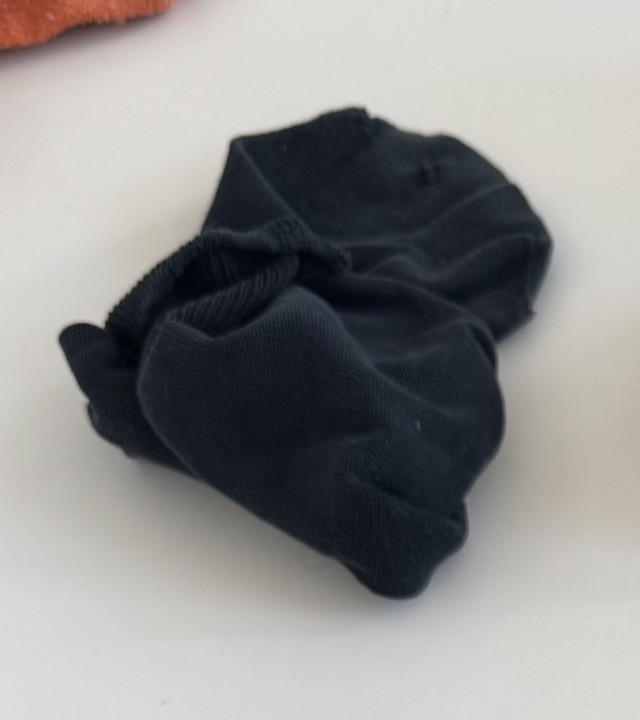
#> input picture colour_classifier/samples/closeup_teach/black.jpg, 640 x 720 px
$ python sock_classifier.py closeup-teach --image samples/closeup_teach/black.jpg
#> lines starting #> are read from the running program, lines starting #| are printed output that depends on the picture; after the words box and inside, x2 and y2 are one past the last pixel; in counts of white or black regions, pixels touching at a corner belong together
"""Sock colour classifier. Two modes:

CLOSE-UP (current plan): the arm moves to each known spot and the wrist camera
points straight at one sock. We read the middle of the frame and return one colour.

    from sock_classifier import ArmCamera, read_sock_colour
    cam = ArmCamera(0)                     # wrist webcam index (or IP-cam URL); open once
    colour = read_sock_colour(cam)         # arm at the spot -> "blue" / "empty" / "unknown"

  or, if LeRobot already owns the camera:
    colour = identify_sock(robot.get_observation()["wrist"])

  Setup (with the real wrist camera, at the real close-up pose):
    python sock_classifier.py closeup-teach --camera 1   # SPACE per sock, type its colour
    python sock_classifier.py closeup-run   --camera 1   # live check

SCAN (kept for later): the arm parks at a "scan" (null) pose where the wrist camera sees every sock
spot. Because the pose is repeatable, each spot is a fixed box in the image,
and we only need to say which colour sits in each box.

Robot integration (same Python process as the LeRobot code):

    from sock_classifier import identify_socks
    obs = robot.get_observation()          # arm parked at the scan pose
    socks = identify_socks(obs["wrist"])   # LeRobot frames are RGB (the default here)
    # -> {"spot1": "black", "spot2": "white", "spot3": "empty", "spot4": "unknown"}

Each value is a taught colour name, "empty" (if taught), or "unknown" (nothing
close enough, so don't act on it). Spots come back in a fixed order (spot1, spot2, ...).

Setup workflow (arm parked at the scan pose each time; pass the same
--width/--height as the robot's camera config):
  python sock_classifier.py capture --camera 1           # align camera, SPACE saves a picture
  python sock_classifier.py spots --image captures/latest.png   # draw a box per spot + bare table
  python sock_classifier.py teach --image captures/latest.png   # type the colour in each spot
  python sock_classifier.py run   --camera 1             # live {spot: colour}

--spots other.json uses a different set of spots (e.g. for a test photo).
`spots` / `teach` with --camera instead of --image open the same live preview
first. `teach` before `spots` exists (or with --free) lets you box each sock by
hand, so colours can be taught before the spots are decided.
"""

import argparse
import json
import sys
import time
from pathlib import Path

import cv2
import numpy as np

HERE = Path(__file__).parent
SPOTS_FILE = HERE / "spots.json"
COLOURS_FILE = HERE / "colours.json"
CLOSEUP_COLOURS_FILE = HERE / "colours_closeup.json"
# Used until `closeup-teach` has been run on this machine: taught from phone photos of our socks.
SAMPLE_CLOSEUP_COLOURS_FILE = HERE / "samples" / "colours_closeup_phone.json"
CAPTURE_DIR = HERE / "captures"

# Only the centre of each box is used, so small pose errors don't pull in the table.
SHRINK = 0.2
# A reading is "unknown" (not confident) when either:
#  - it's farther than MAX_DIST (Lab delta-E) from every taught colour, or
#  - the best match isn't clearly better than the runner-up: best distance must be
#    at most MAX_RATIO x the second-best (0.6 = runner-up at least ~1.7x farther).
MAX_DIST = 25.0
MAX_RATIO = 0.6
# Every frame is rescaled so the bare-table box reads this grey, cancelling
# exposure / white-balance drift (otherwise a dim white sock looks like the table).
TABLE_GREY = 180.0
# Close-up mode reads a centred box this fraction of the frame's width/height.
CENTRE = 0.5
# Cheap webcam handling: frames per reading (averaged + voted), seconds to let
# auto-exposure settle after opening (first frames are dark), and stale frames
# dropped before each reading (so we don't read what the camera saw mid-move).
N_FRAMES = 5
WARMUP_S = 1.5
FLUSH_FRAMES = 5
# Windows are shown at most this wide so they fit on a laptop screen.
DISPLAY_WIDTH = 1280

UNKNOWN, EMPTY = "unknown", "empty"
GREEN, ORANGE, YELLOW = (0, 220, 0), (0, 160, 255), (0, 255, 255)


# ── colour maths ────────────────────────────────────────────────────────────

# [22 lines left out: functions crop, table_scale, spot_lab, not called in this run]


def sock_spots(spots: dict) -> dict:
    return {k: v for k, v in spots.items() if not k.startswith("_")}


# [17 lines left out: function to_bgr_uint8, not called in this run]


def ranked(lab: np.ndarray, refs: dict[str, np.ndarray]) -> list[tuple[float, str]]:
    """[(distance, colour), ...] from closest to farthest taught colour."""
    return sorted((float(np.linalg.norm(r - lab, axis=1).min()), c) for c, r in refs.items())


# [19 lines left out: functions nearest, describe, not called in this run]


def centre_box(frac: float = CENTRE) -> list[float]:
    return [(1 - frac) / 2, (1 - frac) / 2, frac, frac]


# [4 lines left out: function load_json, not called in this run]


class SockClassifier:
    """Loads spots.json + colours.json once; classify() is then a few milliseconds per frame."""

    # [39 lines left out: functions __init__, reload, colour_names, _check_size, classify_detailed, not called in this run]

    def classify(self, image, rgb: bool = True) -> dict[str, str]:
        """Return {spot: colour} for every spot. `rgb=False` for raw OpenCV (BGR) frames."""
        return {k: v[0] for k, v in self.classify_detailed(image, rgb).items()}


_default: SockClassifier | None = None


# [11 lines left out: function identify_socks, not called in this run]


class CloseUpClassifier:
    """Close-up mode: the camera points straight at one sock; returns its colour.

    No lighting correction here (there's no bare table in view), so teach the
    colours with the same camera at the same pose the robot uses.
    """

    # [22 lines left out: functions __init__, reload, colour_names, not called in this run]

    def lab(self, image, rgb: bool = True) -> np.ndarray:
        return closeup_lab(to_bgr_uint8(image, rgb), self.box)

    # [16 lines left out: function classify_detailed, not called in this run]

    def classify(self, image, rgb: bool = True) -> str:
        """Colour of the sock in the middle of the frame(s). `rgb=False` for raw OpenCV (BGR) frames."""
        return self.classify_detailed(image, rgb)[0]

    def read(self, camera: "ArmCamera", n: int = N_FRAMES) -> tuple[str, float]:
        """Take a fresh multi-frame reading from the webcam: (colour, distance)."""
        return self.classify_detailed(camera.frames(n), rgb=False)


# [6 lines left out: function closeup_lab, not called in this run]


class ArmCamera:
    """The wrist webcam, read carefully because it's a cheap camera. Frames are BGR.

    source: camera index (0, 1, ...), a video stream URL, or a phone IP-webcam snapshot
    URL ending in .jpg (like ip_cam.py). Open it once and keep it open; opening takes
    WARMUP_S seconds while auto-exposure settles.
    """

    # [37 lines left out: functions __init__, read, frames, not called in this run]

    def close(self):
        if self.cap is not None:
            self.cap.release()

    def __enter__(self):
        return self

    def __exit__(self, *exc):
        self.close()


NO_SCALE = np.ones(3, dtype=np.float32)
_default_closeup: CloseUpClassifier | None = None


# [16 lines left out: functions _closeup, identify_sock, not called in this run]


def read_sock_colour(camera: ArmCamera, n: int = N_FRAMES) -> str:
    """Robot entry point when you own the webcam: fresh n-frame reading -> colour."""
    return _closeup().read(camera, n)[0]


# ── window helpers ──────────────────────────────────────────────────────────

def fit(frame: np.ndarray) -> np.ndarray:
    """Downscale for display so windows fit on screen (boxes are normalised, so this is safe)."""
    h, w = frame.shape[:2]
    if w <= DISPLAY_WIDTH:
        return frame.copy()
    return cv2.resize(frame, (DISPLAY_WIDTH, int(h * DISPLAY_WIDTH / w)), interpolation=cv2.INTER_AREA)


def close_windows():
    # On macOS windows only disappear once the event loop runs again.
    cv2.destroyAllWindows()
    for _ in range(5):
        cv2.waitKey(1)


def banner(img: np.ndarray, *lines: str) -> np.ndarray:
    """Draw instruction text on a dark strip at the bottom of the image."""
    h, w = img.shape[:2]
    strip = 34 * len(lines) + 12
    img[h - strip:] = (img[h - strip:] * 0.35).astype(img.dtype)
    for i, line in enumerate(lines):
        cv2.putText(img, line, (12, h - strip + 34 * (i + 1)), cv2.FONT_HERSHEY_SIMPLEX, 0.8, (255, 255, 255), 2)
    return img


def draw_centre(img: np.ndarray, frac: float, text: str | None = None) -> np.ndarray:
    """Draw the close-up reading box (and a label) on a display-sized image."""
    draw(img, {"sock": centre_box(frac)}, {"sock": (text, 0)} if text else None)
    return img


def draw(img: np.ndarray, spots: dict, labels=None, highlight=None) -> np.ndarray:
    """Draw spot boxes (and optional labels) on a display-sized image."""
    h, w = img.shape[:2]
    boxes = dict(sock_spots(spots))
    if "_table" in spots:
        boxes["table"] = spots["_table"]
    for name, (x, y, bw, bh) in boxes.items():
        colour = ORANGE if name == "table" else YELLOW if name == highlight else GREEN
        p0, p1 = (int(x * w), int(y * h)), (int((x + bw) * w), int((y + bh) * h))
        cv2.rectangle(img, p0, p1, colour, 4 if name == highlight else 2)
        text = name
        if labels and name in labels:
            label, dist = labels[name]
            text = label if name == "sock" else f"{name}: {label} ({dist:.0f})"
        cv2.putText(img, text, (p0[0] + 4, max(p0[1] - 8, 24)), cv2.FONT_HERSHEY_SIMPLEX, 0.8, colour, 2)
    return img


# [48 lines left out: functions open_camera, live_capture, not called in this run]


def get_frame(args, spots: dict | None = None) -> np.ndarray:
    if args.image:
        frame = cv2.imread(args.image)
        if frame is None:
            sys.exit(f"Could not read image {args.image}")
        return frame
    return live_capture(args, spots)


# [29 lines left out: function select_boxes, not called in this run]


def type_label(img: np.ndarray, prompt: str, window: str = "teach") -> str:
    """Type a label straight into the image window. ENTER saves, ESC skips."""
    text = ""
    while True:
        cv2.imshow(window, banner(img.copy(), f"{prompt} {text}_", "type colour, ENTER = save, ESC = skip"))
        key = cv2.waitKey(0) & 0xFF
        if key in (10, 13):
            return text.strip().lower()
        if key == 27:
            return ""
        if key in (8, 127):
            text = text[:-1]
        elif 32 <= key < 127:
            text += chr(key)


# ── commands ────────────────────────────────────────────────────────────────

def cmd_capture(args):
    live_capture(args, json.loads(SPOTS_FILE.read_text()) if SPOTS_FILE.exists() else None)


# [58 lines left out: functions cmd_spots, cmd_teach, cmd_run, not called in this run]


def cmd_closeup_teach(args):
    """Point the camera at a sock, SPACE, type its colour; repeat. Saves after every sock."""
    colours = json.loads(CLOSEUP_COLOURS_FILE.read_text()) if CLOSEUP_COLOURS_FILE.exists() else {}
#> (reads colour_classifier/colours_closeup.json from the repository)
    box = centre_box(args.centre)
    shots = CAPTURE_DIR / "closeup"
    shots.mkdir(parents=True, exist_ok=True)

    def teach(frames: list) -> None:
        label = type_label(draw_centre(fit(frames[0]), args.centre), "colour:", window="camera")
        if not label:
            return
        lab = np.median([closeup_lab(f, box) for f in frames], axis=0)
        colours.setdefault(label, []).append([round(float(v), 2) for v in lab])
        CLOSEUP_COLOURS_FILE.write_text(json.dumps(colours, indent=2))
        cv2.imwrite(str(shots / f"{label}_{time.strftime('%H%M%S')}.png"), frames[0])
        print(f"Saved '{label}' ({len(colours[label])} reading(s)). Known colours: {sorted(colours)}")

    if args.image:
        teach([get_frame(args)])
#> in get_frame, frame is the input picture: shape (720, 640, 3); mean B, G, R 142, 142.7, 143.1
#> in fit, `h, w = frame.shape[:2]`: h = 720; w = 640
#> in draw, `h, w = img.shape[:2]`: h = 720; w = 640
#> in draw, `boxes = dict(sock_spots(spots))`: boxes = {'sock': [0.25, 0.25, 0.5, 0.5]}
#> the loop in draw, `for name, (x, y, bw, bh) in boxes.items():` made 1 pass
#> (name, x, y, bw, bh, colour, p0, p1) on pass 1: ('sock', 0.25, 0.25, 0.5, 0.5, (0, 220, 0), (160, 180), (480, 540))
#> in type_label, `text = ""`: text = ''
#> in banner, `img[h - strip:] = (img[h - strip:] * 0.35).astype(img.dtype)`:
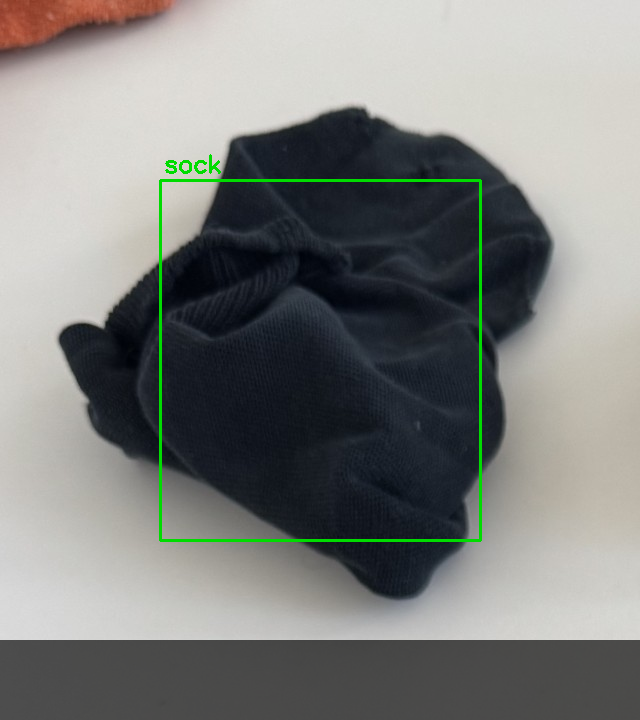
#> img: shape (720, 640, 3); mean of channels 0, 1, 2 125.9, 128.6, 126.8; drawn as B, G, R
#> after the loop in banner, `for i, line in enumerate(lines):`:
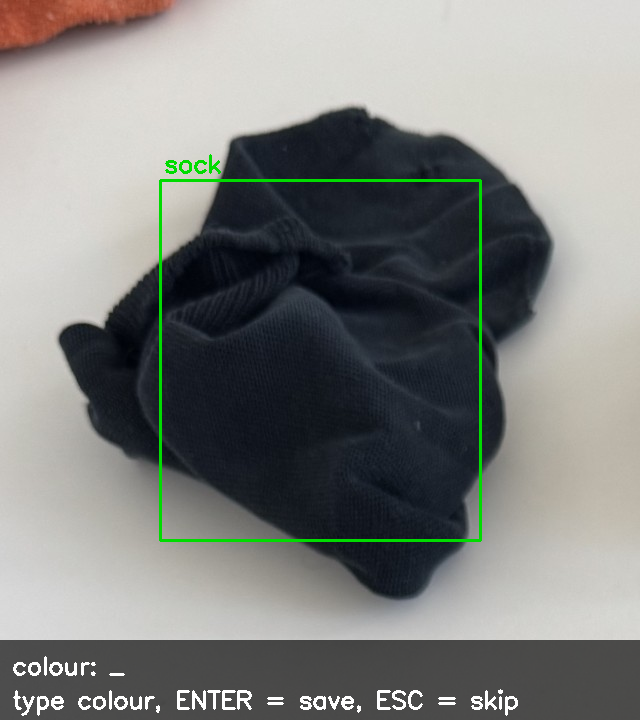
#> img: shape (720, 640, 3); 0.79% of pixels changed, all inside (x1, y1, x2, y2) = (13, 656, 518, 716); drawn as B, G, R
#> (key q is pressed here)
#> in type_label, `text += chr(key)`: text = 'q'
#> in teach, `label = type_label(draw_centre(fit(frames[0]), args.centre), "colour:"..`: label = ''
        close_windows()
        return
    cam = ArmCamera(args.camera, args.width, args.height)
    print("Point the camera at a sock (as the robot will), SPACE to capture, q when done.")
    while True:
        frame = cam.read()
        cv2.imshow("camera", banner(draw_centre(fit(frame), args.centre),
                                    "Point at a sock. SPACE = capture    q = done"))
        key = cv2.waitKey(1) & 0xFF
        if key == ord(" "):
            teach(cam.frames())  # same multi-frame reading the robot uses
        elif key in (ord("q"), 27):
            break
    cam.close()
    close_windows()


# [44 lines left out: functions swatch, cmd_closeup_run, not called in this run]


if __name__ == "__main__":
    p = argparse.ArgumentParser(description=__doc__, formatter_class=argparse.RawDescriptionHelpFormatter)
    p.add_argument("command", choices=["closeup-teach", "closeup-run", "capture", "spots", "teach", "run"])
    p.add_argument("--camera", default="0", help="webcam index, or a stream / IP-cam snapshot URL")
    p.add_argument("--image", help="use a saved picture instead of the live camera")
    p.add_argument("--max-dist", type=float, default=MAX_DIST,
                   help="unknown if farther than this from every taught colour")
    p.add_argument("--max-ratio", type=float, default=MAX_RATIO,
                   help="unknown if best distance > this x second-best (lower = stricter)")
    p.add_argument("--free", action="store_true", help="teach: box each sock by hand instead of using spots.json")
    p.add_argument("--spots", default=str(SPOTS_FILE), help="spots file to use (default spots.json)")
    p.add_argument("--centre", type=float, default=CENTRE, help="close-up: fraction of the frame to read")
    p.add_argument("--width", type=int, help="camera width, same as the robot's camera config")
    p.add_argument("--height", type=int, help="camera height, same as the robot's camera config")
    args = p.parse_args()
    SPOTS_FILE = Path(args.spots)
    try:
        {"closeup-teach": cmd_closeup_teach, "closeup-run": cmd_closeup_run, "capture": cmd_capture,
         "spots": cmd_spots, "teach": cmd_teach, "run": cmd_run}[args.command](args)
    except (FileNotFoundError, ValueError) as e:
        sys.exit(str(e))
